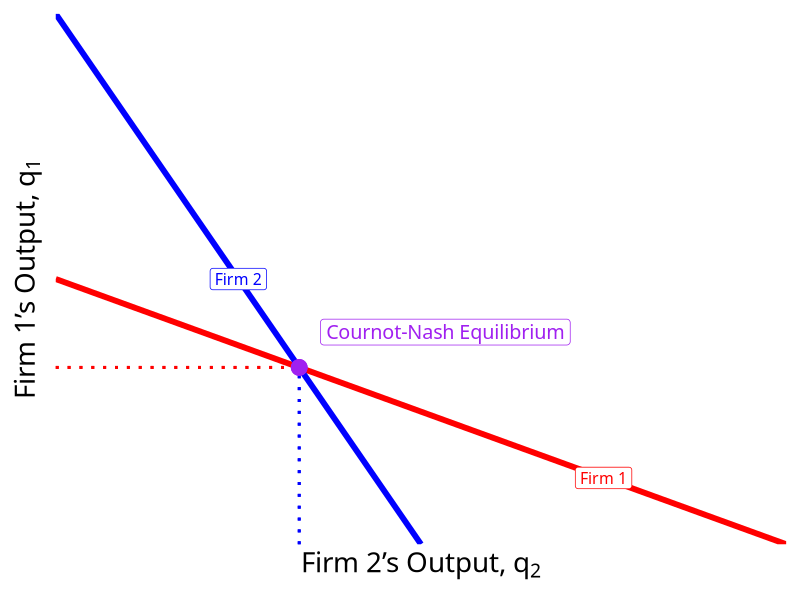
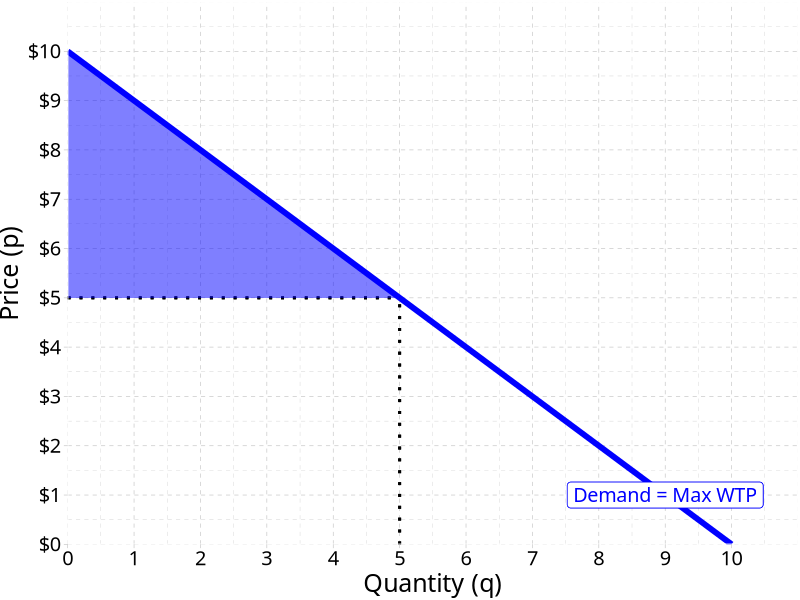

Write R code to recreate these figures, in order.
## ---- chunk 1
options(htmltools.dir.version = FALSE)
knitr::opts_chunk$set(echo=F,
                      message=F,
                      warning=F)
library(tidyverse)
library(ggrepel)
library(ggthemes)
set.seed(256)
update_geom_defaults("label", list(family = "Fira Sans Condensed"))
## ---- chunk 2
Saudi=function(x){30-0.5*x}
Iran=function(x){60-2*x}

ggplot(tibble(x=c(0,10)), aes(x=x))+
  stat_function(fun=Saudi, geom="line", size=2, color="red")+
    annotate(geom = "label", x = 45, y = Saudi(45) , label = "Firm 1",color = "red", size = 4) +
    stat_function(fun=Iran, geom="line", size=2, color="blue")+
    annotate(geom = "label", x = 15, y = Iran(15) , label = "Firm 2",color = "blue", size = 4) +
    geom_segment(x=20,xend=20,y=0,yend=20, size=1, linetype="dotted", color="blue")+
  geom_segment(x=0,xend=20,y=20,yend=20, size=1, linetype="dotted", color="red")+
  geom_point(x=20,y=20,size=5,color="purple")+
  annotate(geom = "label", x = 32, y = 24 , label = "Cournot-Nash Equilibrium",color = "purple", size = 5)+
  scale_x_continuous(breaks = NULL,
                     limits = c(0,60),
                     expand=c(0,0))+
  scale_y_continuous(breaks = NULL,
                     limits = c(0,60),
                     expand=c(0,0))+
  theme_classic(base_family = "Fira Sans Condensed", base_size=20)+
  labs(x = expression(paste("Firm 2’s Output, ", q[2]), sep=" "),
       y = expression(paste("Firm 1’s Output, ", q[1]), sep=" "))
## ---- chunk 3
demand_1=function(x){10-x}
cs_1<-tribble(
  ~x, ~y,
  0, 10,
  0, 5,
  5, 5
)

cs<-ggplot(data.frame(x=c(0,10)), aes(x=x))+
  stat_function(fun=demand_1, geom="line", size=2, color = "blue")+
    geom_label(aes(x=9,y=demand_1(9)), color = "blue", label="Demand = Max WTP", size = 5)+
  geom_segment(x=0, xend=5, y=5, yend=5, size=1, linetype="dotted")+
  geom_segment(x=5, xend=5, y=0, yend=5, size=1, linetype="dotted")+
    scale_x_continuous(breaks=seq(0,10,1),
                     limits=c(0,10),
                     expand=expand_scale(mult=c(0,0.1)))+
  scale_y_continuous(breaks=seq(0,10,1),
                     limits=c(0,10),
                     expand=expand_scale(mult=c(0,0.1)),
                     labels = function(x){paste("$", x, sep="")})+
  labs(x = "Quantity (q)",
       y = "Price (p)")+
  ggthemes::theme_pander(base_family = "Fira Sans Condensed", base_size=18)

cs+geom_polygon(data=cs_1, aes(x=x,y=y), fill="blue", alpha=0.5)
